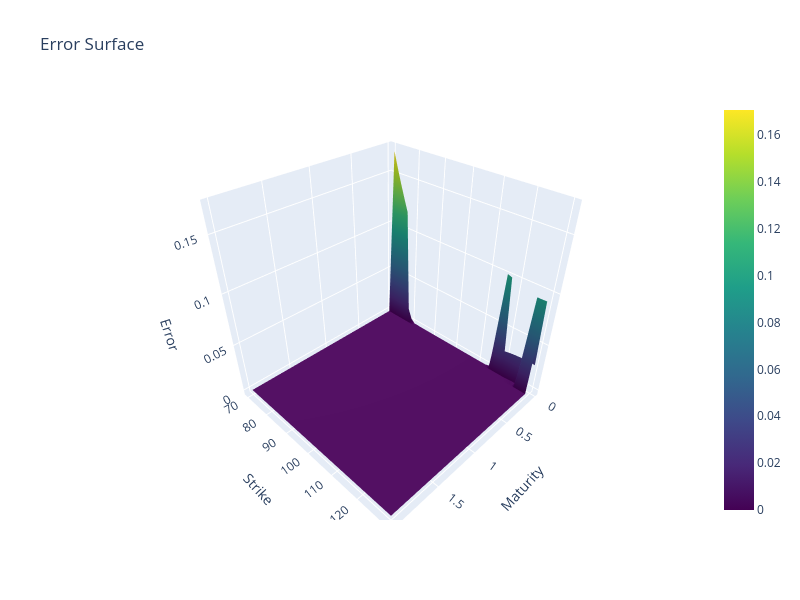

Here is the notebook cell this chart was saved with:
### Markdown cell above
### Error Surface

### Code cell
plot_error_surface(error_surface)

### Figure 1 — Plotly figure (JSON) as saved in the notebook; plotly's stock layout.template omitted (floating-point values rounded to 4 significant figures; data arrays with more than 128 entries replaced by an {"elided": "..."} marker saying what was removed)
{"data": [{"colorscale": [[0, "#440154"], [0.1111, "#482878"], [0.2222, "#3e4989"], [0.3333, "#31688e"], [0.4444, "#26828e"], [0.5556, "#1f9e89"], [0.6667, "#35b779"], [0.7778, "#6ece58"], [0.8889, "#b5de2b"], [1, "#fde725"]], "showscale": true, "type": "surface", "x": {"elided": "41x11 float values"}, "y": {"elided": "41x11 float values"}, "z": {"elided": "41x11 float values"}}], "layout": {"height": 600, "scene": {"xaxis": {"title": {"text": "Maturity"}}, "yaxis": {"title": {"text": "Strike"}}, "zaxis": {"title": {"text": "Error"}}}, "title": {"text": "Error Surface"}, "width": 800}}
